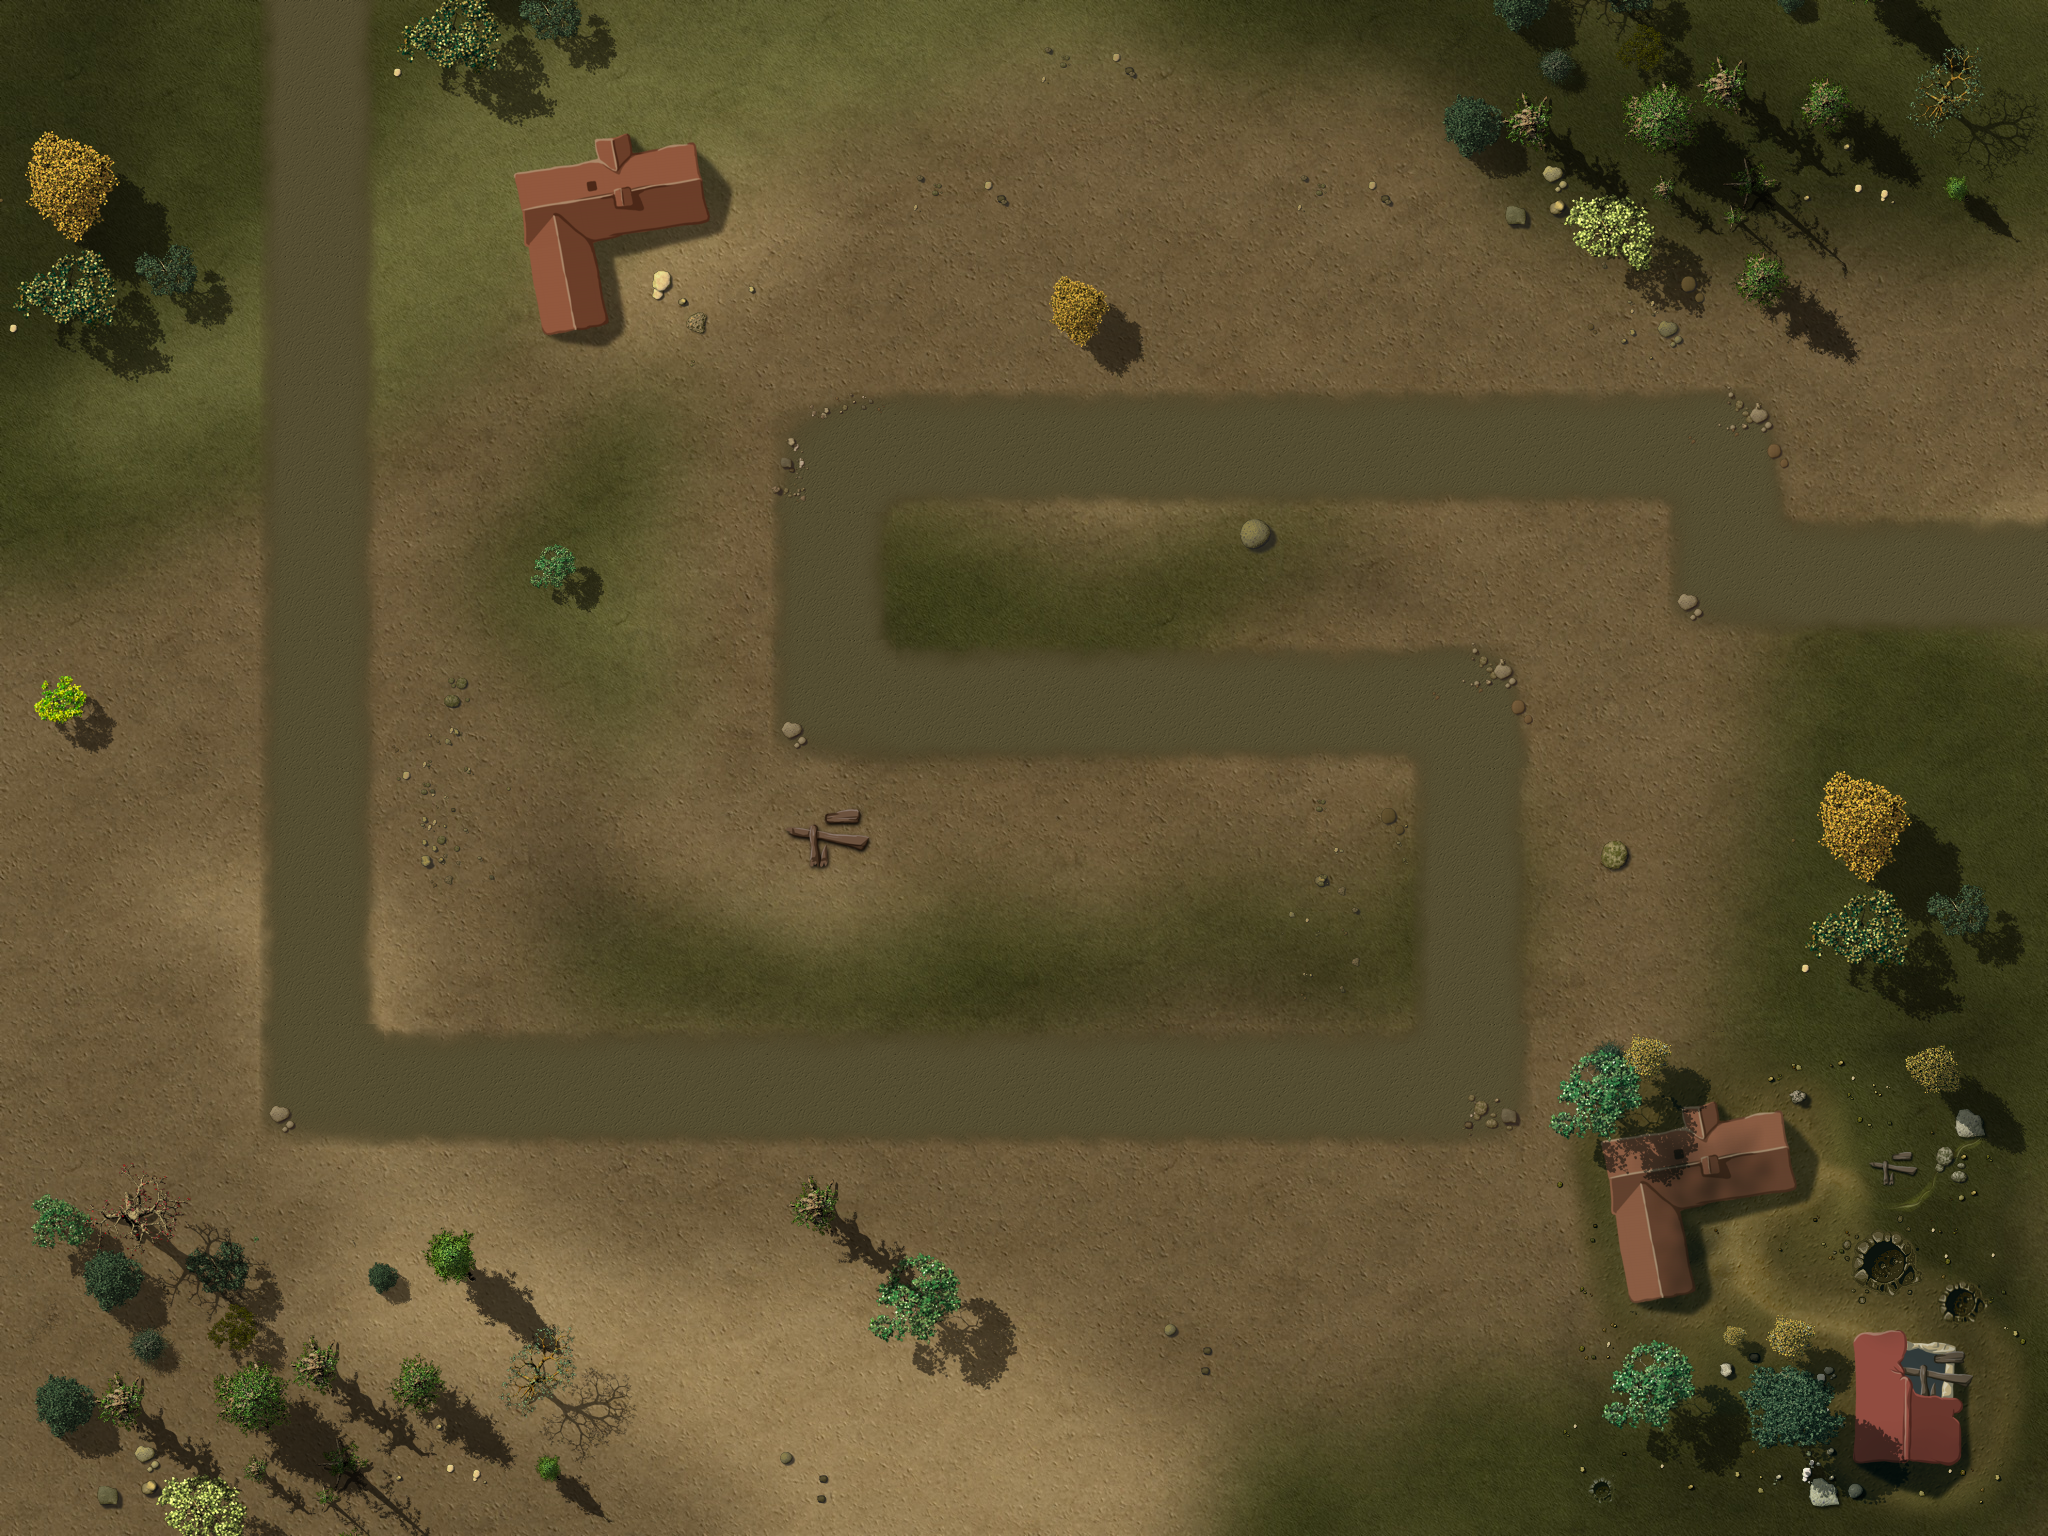

Tiled map render using the project's own tile images. Description and the map definition, with tile-layer contents summarised, below:
An orthogonal 16x12 tile map with 128x128 px tiles, 4 tile layers (Ground, Objects1, Objects2, Path), 1 hidden layer not drawn, 3 tilesets and 18 objects.

<map version="1.0" orientation="orthogonal" width="16" height="12" tilewidth="128" tileheight="128">
 <properties>
 <property name="wave01" value="2,2,10,10,10,10,10,10,10,4,4,10,10,10,2,10,10,2,2,10,10,10,2,2,10,10" />
 <property name="wave02" value="1,2,1,1,1,2,10,10,10,2,1,4,4,4,10,10,1,1,2,2,3,1,1,10,10,10,10,10,2,2,1,1" />
 <property name="wave03" value="1,1,1,4,1,3,1,4,1,1,4,1,1,6,10,10,10,10,10,1,4,1,1,4,1,1,4,1,1,1,4" />
 <property name="wave04" value="10,10,10,10,1,10,1,10,1,10,10,10,1,1,1,1,10,10,10,10,1,1,1,10" />
 <property name="wave05" value="10,10,10,1,10,10,10,1,10,10,10,10,10,1,10,10,10,10,10,10,1,10,10,1,10,10,10,10,1,10,10,10,10,2,10,10,2,10,10,2" />
 <property name="wave06" value="10,10,10,1,10,10,10,1,10,10,10,10,10,1,10,10,4,4,4,10,10,10,10,1,10,10,1,10,10,10,10,1,10,10,10,10,2,10,10,2,10,10,2" />
 <property name="wave07" value="10,10,10,10,10,2,2,4,4,1,4,1,1,1,1,3,1,1,10,10,10,10,10,1,1,1,2,1,2,1,2,4,3" />
 <property name="wave08" value="1,1,1,1,2,1,1,4,4,2,1,1,1,1,1,4,4,1,1,1,2,1,1,4,4,1,4" />
 <property name="wave09" value="10,10,10,10,3,10,2,10,1,1,4,2,4,1,10,10,10,10,10,10,4,2,1,1,1" />
 <property name="wave10" value="10,10,10,10,10,10,10,10,10,10,10,10,10,10,10,10,10,10,100,10,10,10,10,10,10,10,10,10,10,10,10,10,10,10,10,10,10,1,1,1,1,10,10,10,10,10,10" />
 <property name="wave11" value="1,1,10,10,10,10,10,10,2,10,10,1,1,4,2,4,1,1,1,1,1,4,2,10,10,10,10" />
 <property name="wave12" value="10,10,10,10,10,10,3,10,10,10,10,10,10,10,10,10,10,10,10,10,10,10,10,10,10,10,2,10,1,1,1,1,3" />
 <property name="wave13" value="1,2,1,1,1,2,10,10,10,2,6,10,10,1,1,2,2,1,1,10,10,10,10,10,2,2,1,1" />
 <property name="wave14" value="3,10,10,10,1,4,1,1,5,1,5,5,10,10,10,10,1,1,4,1,1,5,5,10,10,10,3" />
 <property name="wave15" value="3,1,10,10,10,10,10,10,10,10,10,10,10,1,1,1,1,4,4,2,3,10,10,10,10,10,10,1,1,1,5,5,5,5" />
 <property name="wave16" value="10,10,10,10,1,10,1,10,1,10,10,10,1,1,1,1,10,10,10,10,1,1,1,10" />
 <property name="wave17" value="1,2,1,1,1,2,10,10,10,2,3,10,10,10,10,10,10,10,10,8,1,1,2,2,1,1,10,10,10,10,10,2,2,1,1" />
 <property name="wave18" value="6,7,7,2,2,2,4,1,4,1,4,4,2,1,1,1,7,7,7,2,5,5,5,4,2,2,1,1,4,4,10,10,10,11" />
 <property name="wave19" value="7,7,7,7,7,7,6,7,7,7,7,7,7,1,1,1,1,1,2,1,1,4,4,4,3,1,1,1,8,9,9,1,1,8" />
 <property name="wave20" value="10,10,10,10,10,10,6,10,10,10,1,1,1,1,1,6,1,1,5,5,1,2,10,10,10,2,4,5,5,101" />
 <property name="wave21" value="5,5,4,1,4,4,1,1,1,1,10,10,10,3,10,10,10,10,10,10,10,3,5,5,5,2,2,1,1,1,1,2,10,10,10,10,10,10,10,10,10,10,10,10,10,10,1,1,10,10" />
 <property name="wave22" value="10,10,10,3,10,2,10,10,2,10,10,10,10,2,10,10,3,10,10,3,3,10,10,10,10,10,6,6,1,1,1,4,1,1,9,9,9" />
 <property name="wave23" value="2,2,1,1,1,1,4,4,4,5,5,5,9,9,9,9,9,10,10,10,1,1,1,1,2,1,1,4,9,9,10,10" />
 <property name="wave24" value="5,5,5,5,6,3,1,4,7,7,7,3,3,7,5,5,5,5,5,5,6,1,1,1,1,4,4,2,2,5,8,8,10,10,10,10,10,10,10,1,1,1,1,1" />
 <property name="wave25" value="10,10,10,10,3,10,10,10,10,10,3,10,10,10,10,10,10,10,10,10,10,10,2,7,7,7,7,10,10,10,10,5,5,5,5,4,1,4,5,5,6,1,1,1,8,9" />
 <property name="wave26" value="9,9,11,11,11,9,9,3,2,1,1,1,2,1,3,10,10,10,9,9,9,3,6,6,1,1,1,1,1,1,1,6,1,1,1,1" />
 <property name="wave27" value="9,9,1,9,11,11,11,9,2,9,9,8,8,7,7,7,5,5,5,4,1,4,1,1,1,1,1,1,8,1,1,8" />
 <property name="wave28" value="11,11,11,3,10,8,10,6,10,10,10,8,10,3,10,10,4,4,3,6,5,5,5,4,4,2,2,1,3,1,6,6,4" />
 <property name="wave29" value="8,10,10,10,10,10,10,10,3,3,10,10,10,10,10,10,10,3,10,10,3,10,10,10,10,10,10,10,10,3,3,10,10,10,10,10,10,10,10,1,6,1,1,10,10,10,10,10,10" />
 <property name="wave30" value="10,10,10,10,6,6,4,10,10,10,10,2,3,10,10,3,10,10,8,10,10,10,10,2,10,10,102,5,5,5,2,1,1,10,10,10,10,10,10,6,1,1,1,6" />
 </properties>
 <tileset firstgid="1" name="ground" tilewidth="128" tileheight="128">
  <image source="tilesWorld1.png" width="2048" height="2048" />
 </tileset>
 <tileset firstgid="257" name="path" tilewidth="128" tileheight="128">
  <image source="path01.png" width="512" height="512" />
 </tileset>
 <tileset firstgid="273" source="ground4.tsx" />
 <layer name="Ground" width="16" height="12">
  <data>[192 cells, 1 non-empty, 1 distinct tile ids]</data>
 </layer>
 <layer name="Objects1" width="16" height="12">
  <data>[192 cells, 67 non-empty, 51 distinct tile ids]</data>
 </layer>
 <layer name="Objects2" width="16" height="12">
  <data>[192 cells, 10 non-empty, 7 distinct tile ids]</data>
 </layer>
 <objectgroup name="Objects3" width="16" height="12">
  <object gid="229" x="1280" y="768" />
  <object gid="229" x="540" y="594" />
  <object gid="234" x="536" y="662" />
 </objectgroup>
 <layer name="Path" width="16" height="12">
  <data>[192 cells, 38 non-empty, 6 distinct tile ids]</data>
 </layer>
 <objectgroup name="Locked" width="16" height="12">
  <object x="2432" y="256" />
  <object x="1024" y="256" width="128" height="128" />
  <object x="0" y="1280" width="2048" height="256" />
  <object x="0" y="0" width="2048" height="256" />
  <object x="0" y="256" width="128" height="1024" />
  <object x="1920" y="256" width="128" height="1024" />
  <object x="512" y="256" width="128" height="128" />
  <object x="128" y="256" width="128" height="128" />
  <object x="512" y="512" width="128" height="128" />
  <object x="768" y="1152" width="128" height="128" />
  <object x="1792" y="768" width="128" height="256" />
  <object x="1536" y="1024" width="256" height="256" />
  <object x="1664" y="256" width="128" height="128" />
  <object x="128" y="1152" width="128" height="128" />
 </objectgroup>
 <objectgroup name="Waypoints" width="16" height="12">
  <object x="0" y="512">
   <polyline points="322,-616 324,573 1467,571 1468,199 827,191 829,-62 1736,-64 1738,63 2175,76" />
  </object>
 </objectgroup>
 <layer name="blendAdd" width="16" height="12" visible="0">
  <data>[192 cells, 0 non-empty, 0 distinct tile ids]</data>
 </layer>
</map>
